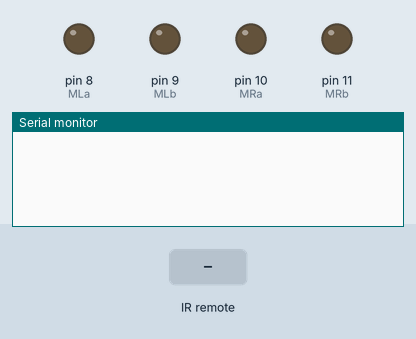
This sketch was run on a simulated Arduino Uno, built with avr-gcc and run on an emulated ATmega328P. On the bench: output pins drawn as LEDs (lit = HIGH), the last lines printed to the serial monitor. The test bench sets the inputs (shaded band).

Above: at 1.2 s.
1.3 s: infrared code 0xE41B7F80 received
At 2.4 s:
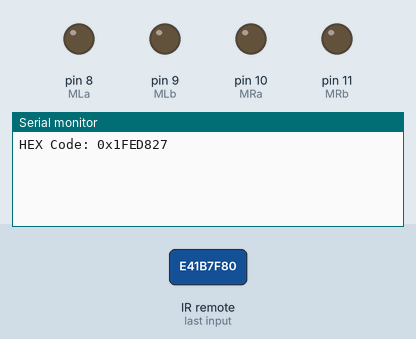
2.8 s: infrared code 0xF00F7F80 received
At 3.6 s:
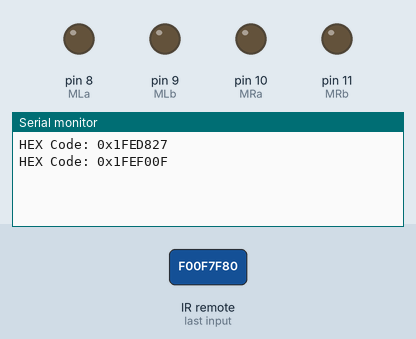
4.3 s: infrared code 0xF30C7F80 received
At 4.7 s:
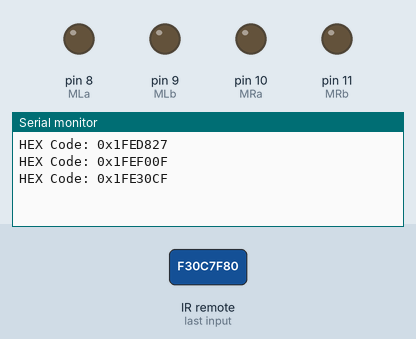

Measured:
- after the input at 1.3 s, the serial monitor: prints a new line at once (image 1)
- after the input at 2.8 s, the serial monitor: prints a new line at once (image 2)
- after the input at 4.3 s, the serial monitor: prints a new line at once (image 3)

The sketch:

Grade6_activity_3.2_IRremote_BotControl.ino
```cpp
#include <IRremote.h>

#define IR_RECEIVE_PIN 2

// Motor driver pins
#define MLa 8
#define MLb 9
#define MRa 10
#define MRb 11

// IR Remote HEX codes (use the values you recorded in Activity 3.1)
#define FORWARD_CODE   0xE41B7F80   // Hex code of Remote button 2
#define BACKWARD_CODE  0xF00F7F80   // Hex code of Remote button 8
#define LEFT_CODE      0xF30C7F80   // Hex code of Remote button 4
#define RIGHT_CODE     0xF10E7F80   // Hex code of Remote button 6

void setup() {
  pinMode(MLa, OUTPUT);
  pinMode(MLb, OUTPUT);
  pinMode(MRa, OUTPUT);
  pinMode(MRb, OUTPUT);

  Serial.begin(9600);
  IrReceiver.begin(IR_RECEIVE_PIN, ENABLE_LED_FEEDBACK);

  stopMotor();
}

void loop() {
  if (IrReceiver.decode()) {
    unsigned long code = IrReceiver.decodedIRData.decodedRawData;

    Serial.print("HEX Code: 0x");
    Serial.println(code, HEX);

    if (code == 0x0) {
      IrReceiver.resume();
      return;
    }

    if (code == FORWARD_CODE) forward();
    else if (code == BACKWARD_CODE) backward();
    else if (code == LEFT_CODE) left();
    else if (code == RIGHT_CODE) right();
    else stopMotor();

    IrReceiver.resume();
  }
}

// ---------- Motor Functions ----------
void forward() {
  digitalWrite(MLa, HIGH); digitalWrite(MLb, LOW);
  digitalWrite(MRa, HIGH); digitalWrite(MRb, LOW);
}

void backward() {
  digitalWrite(MLa, LOW); digitalWrite(MLb, HIGH);
  digitalWrite(MRa, LOW); digitalWrite(MRb, HIGH);
}

void left() {
  digitalWrite(MLa, HIGH); digitalWrite(MLb, LOW);
  digitalWrite(MRa, LOW); digitalWrite(MRb, HIGH);
}

void right() {
  digitalWrite(MLa, LOW); digitalWrite(MLb, HIGH);
  digitalWrite(MRa, HIGH); digitalWrite(MRb, LOW);
}

void stopMotor() {
  digitalWrite(MLa, LOW); digitalWrite(MLb, LOW);
  digitalWrite(MRa, LOW); digitalWrite(MRb, LOW);
}
```
